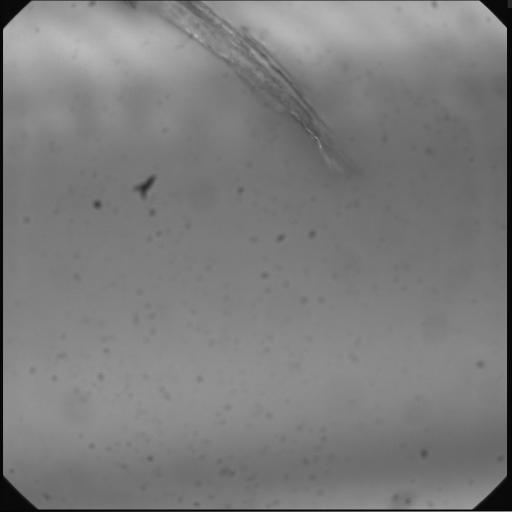
%> input picture Raymond/sample_images/image004.jpg, 512 x 512 px; its folder holds only this picture in this run
$ octave entrop.m   (GNU Octave 9; MATLAB toolbox functions it lacks are replaced by stand-ins)
%> lines starting %> are read from the running program, lines starting %| are printed output that depends on the picture

image_names = dir('../sample_images');
image_names = image_names(3:end);

imhisteq = zeros(512*10, 512*10,'uint8');
image = zeros(512*10,512*10,'uint8');
image_th = zeros(5120);

entropies = zeros(10, 10);

for i=0:(length(image_names)-1)
    im = imread(strcat('../sample_images/',image_names(i+1).name));
%> im is the input picture: size 512x512 uint8; min 0, max 188, mean 124.7

    x = mod(i, 10) * 512 + 1;
    y = floor(i / 10) * 512 + 1;

    image(y:y+511, x:x+511) = im;

    x = mod(i, 10) + 1;
    y = floor(i / 10) + 1;

    % needed for trimmping triangular black corners
    imtrim = im(12:end-12, 12:end-12);
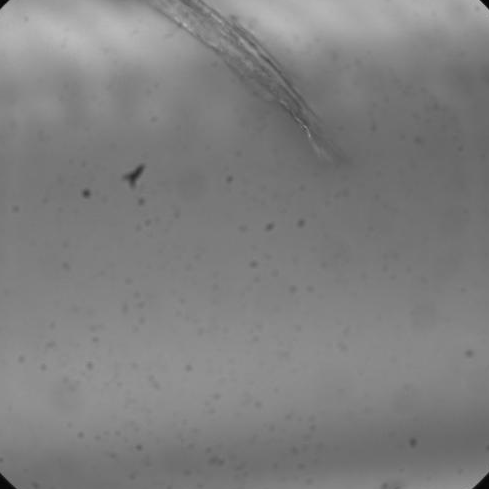
%> imtrim: size 489x489 uint8; min 4, max 187, mean 127.4
    entropies(x,y) = entropy(imtrim);
    %disp(entropies(x,y));
end

XS = repmat(1:10, 1, 10) + 0.5;
YS = reshape(repmat(1:10, 10, 1),[1,100]) + 0.5;

% exponential of the entropy to maximize differences
entropies = exp(reshape(entropies, [1,100])).^2 * 0.01;
%> entropies = 100 values, max 1278.8 at index 1, min 0.01 at index 2, mean 12.8

imagesc([1, 11], [1, 11], image);
colormap(gray);
hold on;

scatter(XS, YS, entropies);
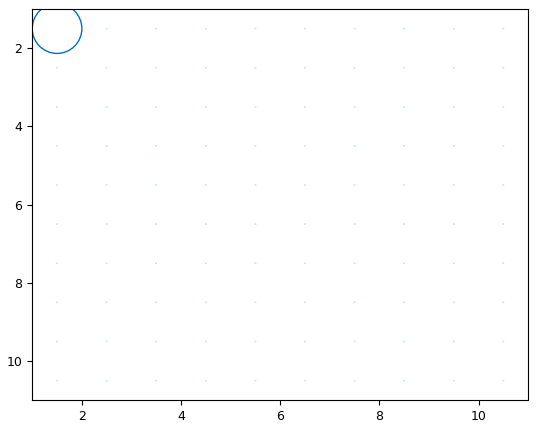
%> figure redrawn from the program's plot data

$ run again, on Raymond/sample_images/image037.jpg
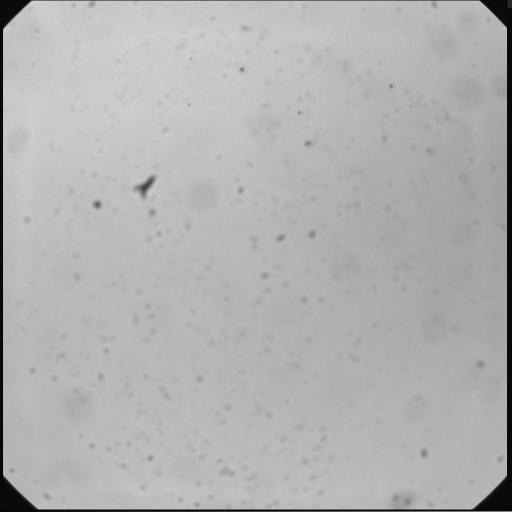
%> input picture Raymond/sample_images/image037.jpg, 512 x 512 px
%> im is the input picture: size 512x512 uint8; min 0, max 215, mean 178.3
%> `imtrim = im(12:end-12, 12:end-12);`:
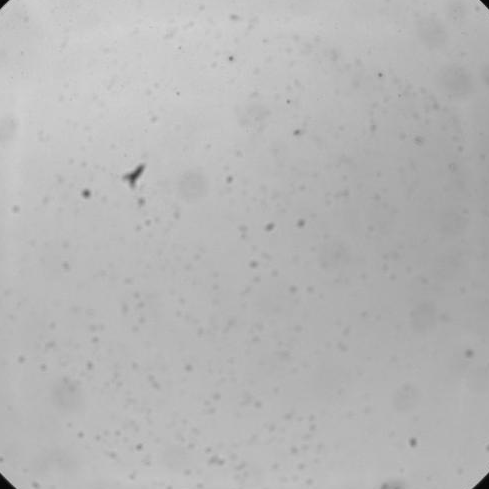
%> imtrim: size 489x489 uint8; min 4, max 211, mean 182.8
%> entropies = 100 values, max 420 at index 1, min 0.01 at index 2, mean 4.21

$ run again, on Raymond/sample_images/image005.jpg
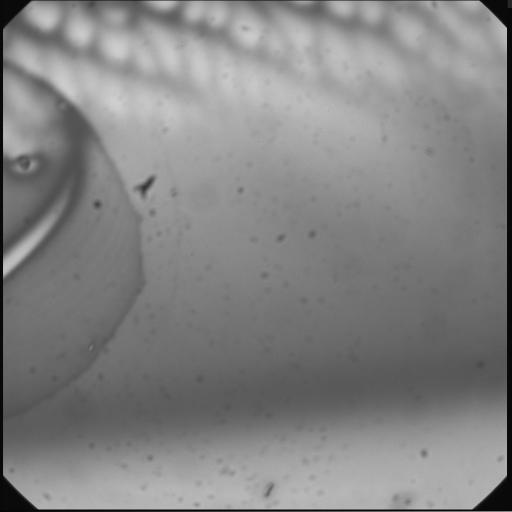
%> input picture Raymond/sample_images/image005.jpg, 512 x 512 px
%> im is the input picture: size 512x512 uint8; min 0, max 207, mean 131.6
%> `imtrim = im(12:end-12, 12:end-12);`:
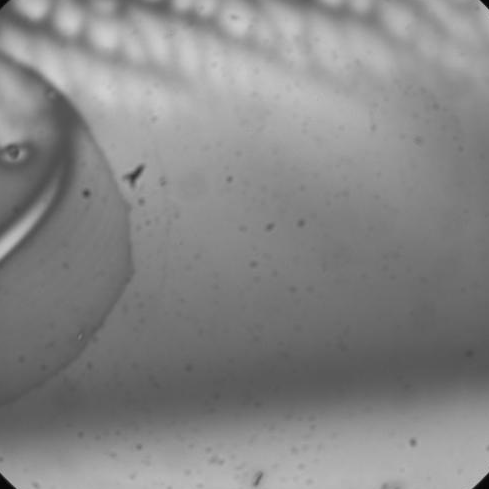
%> imtrim: size 489x489 uint8; min 2, max 207, mean 134.5
%> entropies = 100 values, max 7409.4 at index 1, min 0.01 at index 2, mean 74.1
